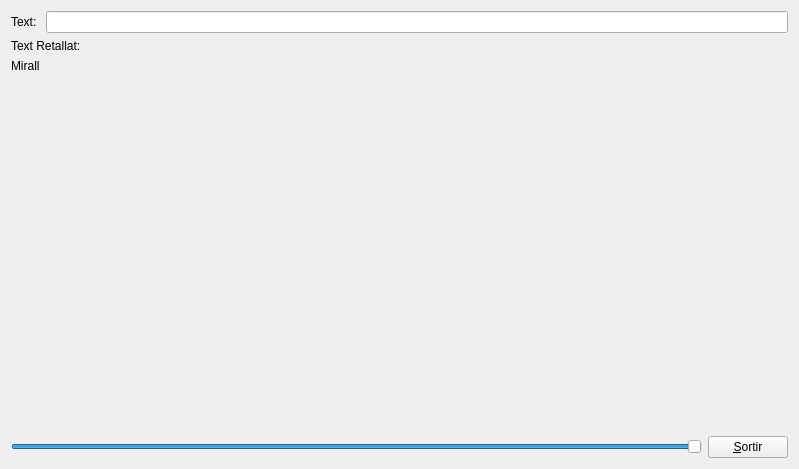
<?xml version="1.0" encoding="UTF-8"?>
<ui version="4.0">
 <class>MyForm</class>
 <widget class="QWidget" name="MyForm">
  <property name="geometry">
   <rect>
    <x>0</x>
    <y>0</y>
    <width>799</width>
    <height>469</height>
   </rect>
  </property>
  <property name="windowTitle">
   <string>Form</string>
  </property>
  <layout class="QVBoxLayout" name="verticalLayout_2">
   <item>
    <layout class="QVBoxLayout" name="verticalLayout">
     <item>
      <layout class="QHBoxLayout" name="horizontalLayout">
       <item>
        <widget class="QLabel" name="label">
         <property name="text">
          <string>Text: </string>
         </property>
        </widget>
       </item>
       <item>
        <widget class="QLineEdit" name="lineEdit"/>
       </item>
      </layout>
     </item>
     <item>
      <widget class="QLabel" name="label_2">
       <property name="text">
        <string>Text Retallat: </string>
       </property>
      </widget>
     </item>
     <item>
      <widget class="MyLabel" name="label_3">
       <property name="text">
        <string>Mirall</string>
       </property>
      </widget>
     </item>
    </layout>
   </item>
   <item>
    <spacer name="verticalSpacer">
     <property name="orientation">
      <enum>Qt::Vertical</enum>
     </property>
     <property name="sizeHint" stdset="0">
      <size>
       <width>98</width>
       <height>357</height>
      </size>
     </property>
    </spacer>
   </item>
   <item>
    <layout class="QHBoxLayout" name="horizontalLayout_2">
     <item>
      <widget class="QSlider" name="horizontalSlider">
       <property name="sliderPosition">
        <number>99</number>
       </property>
       <property name="orientation">
        <enum>Qt::Horizontal</enum>
       </property>
      </widget>
     </item>
     <item>
      <widget class="QPushButton" name="pushButton">
       <property name="text">
        <string>&amp;Sortir</string>
       </property>
      </widget>
     </item>
    </layout>
   </item>
  </layout>
 </widget>
 <customwidgets>
  <customwidget>
   <class>MyLabel</class>
   <extends>QLabel</extends>
   <header>MyLabel.h</header>
   <slots>
    <slot>truncarLabel(int)</slot>
    <slot>TextTruncat(QString)</slot>
   </slots>
  </customwidget>
 </customwidgets>
 <resources/>
 <connections>
  <connection>
   <sender>pushButton</sender>
   <signal>clicked()</signal>
   <receiver>MyForm</receiver>
   <slot>close()</slot>
   <hints>
    <hint type="sourcelabel">
     <x>748</x>
     <y>446</y>
    </hint>
    <hint type="destinationlabel">
     <x>399</x>
     <y>234</y>
    </hint>
   </hints>
  </connection>
  <connection>
   <sender>horizontalSlider</sender>
   <signal>valueChanged(int)</signal>
   <receiver>label_3</receiver>
   <slot>truncarLabel(int)</slot>
   <hints>
    <hint type="sourcelabel">
     <x>242</x>
     <y>444</y>
    </hint>
    <hint type="destinationlabel">
     <x>216</x>
     <y>73</y>
    </hint>
   </hints>
  </connection>
  <connection>
   <sender>lineEdit</sender>
   <signal>textChanged(QString)</signal>
   <receiver>label_3</receiver>
   <slot>TextTruncat(QString)</slot>
   <hints>
    <hint type="sourcelabel">
     <x>182</x>
     <y>21</y>
    </hint>
    <hint type="destinationlabel">
     <x>182</x>
     <y>71</y>
    </hint>
   </hints>
  </connection>
 </connections>
</ui>
